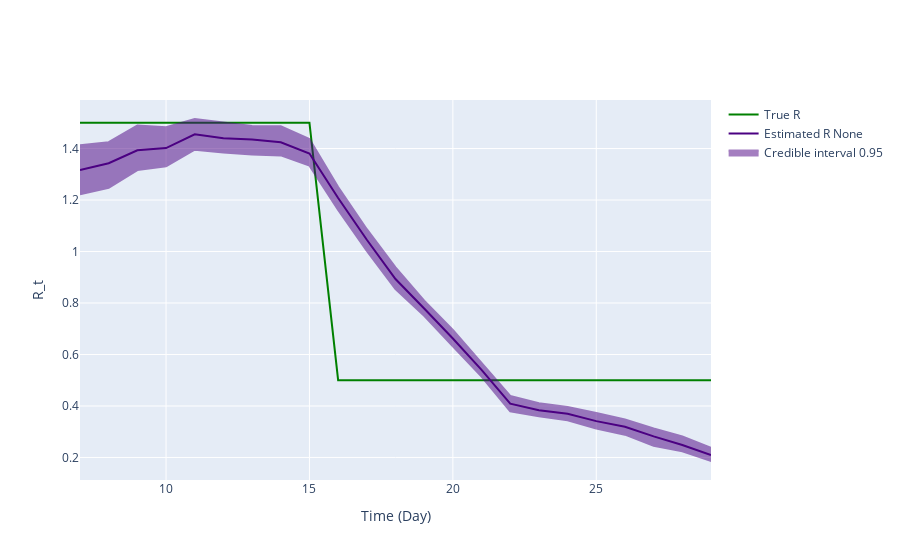

Source (notebook cell):
### Markdown cell above
## Inference plot using class method results

### Code cell
fig = ReproductionNumberPlot()

fig.add_ground_truth_rt(ground_truth)
fig.add_interval_rt(new_intervals)

fig.update_labels(time_label='Time (Day)', r_label='R_t')

fig.show_figure()

### Figure 1 — Plotly figure (JSON) as saved in the notebook; plotly's stock layout.template omitted (floating-point values rounded to 4 significant figures)
{"data": [{"line": {"color": "green"}, "mode": "lines", "name": "True R", "type": "scatter", "x": [7, 8, 9, 10, 11, 12, 13, 14, 15, 16, 17, 18, 19, 20, 21, 22, 23, 24, 25, 26, 27, 28, 29], "y": [1.5, 1.5, 1.5, 1.5, 1.5, 1.5, 1.5, 1.5, 1.5, 0.5, 0.5, 0.5, 0.5, 0.5, 0.5, 0.5, 0.5, 0.5, 0.5, 0.5, 0.5, 0.5, 0.5]}, {"line": {"color": "indigo"}, "mode": "lines", "name": "Estimated R None", "type": "scatter", "x": [7, 8, 9, 10, 11, 12, 13, 14, 15, 16, 17, 18, 19, 20, 21, 22, 23, 24, 25, 26, 27, 28, 29], "y": [1.317, 1.343, 1.393, 1.402, 1.456, 1.44, 1.435, 1.424, 1.381, 1.208, 1.046, 0.8932, 0.7784, 0.6623, 0.5405, 0.409, 0.3831, 0.37, 0.3412, 0.3189, 0.2817, 0.2482, 0.2092]}, {"fill": "toself", "fillcolor": "indigo", "line": {"color": "indigo"}, "mode": "lines", "name": "Credible interval 0.95", "opacity": 0.5, "showlegend": true, "type": "scatter", "x": [7, 8, 9, 10, 11, 12, 13, 14, 15, 16, 17, 18, 19, 20, 21, 22, 23, 24, 25, 26, 27, 28, 29, 29, 28, 27, 26, 25, 24, 23, 22, 21, 20, 19, 18, 17, 16, 15, 14, 13, 12, 11, 10, 9, 8, 7], "y": [1.412, 1.424, 1.489, 1.482, 1.515, 1.502, 1.488, 1.486, 1.437, 1.25, 1.087, 0.9384, 0.8092, 0.6956, 0.5653, 0.4389, 0.4109, 0.3957, 0.3729, 0.3472, 0.3123, 0.2816, 0.2372, 0.1862, 0.2243, 0.2452, 0.2885, 0.3122, 0.3445, 0.3598, 0.3795, 0.5145, 0.6314, 0.7502, 0.8542, 1.002, 1.161, 1.333, 1.373, 1.377, 1.385, 1.395, 1.331, 1.316, 1.248, 1.223]}], "layout": {"hovermode": "x unified", "xaxis": {"title": {"text": "Time (Day)"}}, "yaxis": {"title": {"text": "R_t"}}}}
